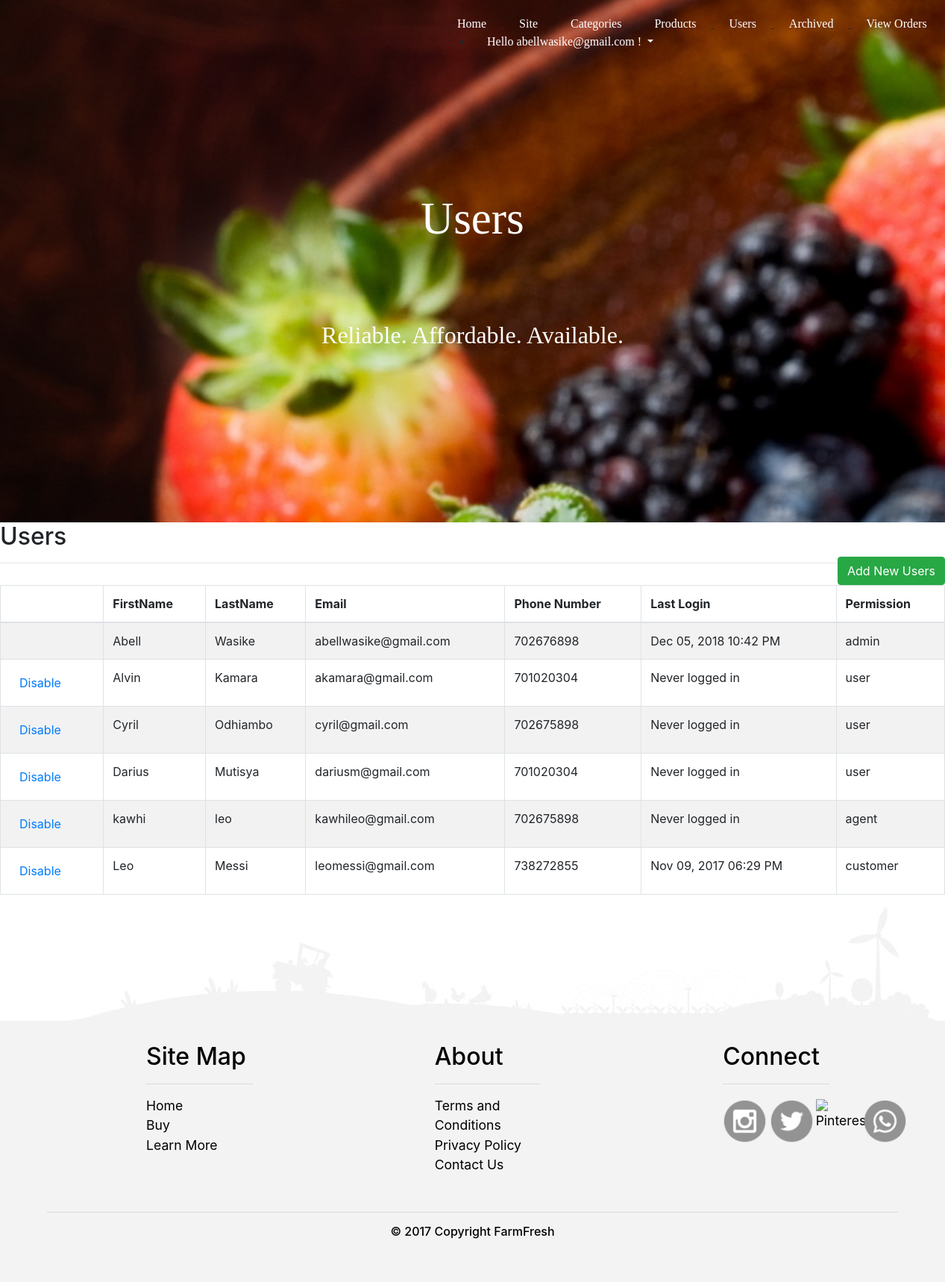
The page /admin/users.php (signed in) on the database its author committed.
### tables this page shows
CREATE TABLE `users` (
  `Sessionid` int(11) NOT NULL,
  `FirstName` varchar(255) DEFAULT NULL,
  `LastName` varchar(255) DEFAULT NULL,
  `Email` varchar(255) DEFAULT NULL,
  `PhoneNumber` int(11) DEFAULT NULL,
  `Password` varchar(255) DEFAULT NULL,
  `Timestamp` datetime DEFAULT NULL,
  `UserType` varchar(255) DEFAULT NULL
);

### admin/users.php (the view, shortened to what this page needs)
<?php
require_once '../includes/init.php';
  function update_date($date){
 return date("M d, Y h:i A",strtotime($date));
}
  ?>
<?php
  $userquery = $db->query("SELECT * FROM Users ORDER BY FirstName");
?>
<!DOCTYPE html>
<html lang="en">
  <head>
    <link rel="stylesheet" href="https://maxcdn.bootstrapcdn.com/bootstrap/4.0.0-alpha.6/css/bootstrap.min.css">
  </head>
<body>
  <div class="start">
  <div class="topnav">
<a href="admin.php">Home</a>
<a href="../index.php">Site</a>
<a href="categories.php">Categories</a>
<a href="products.php">Products</a>
<a href="users.php">Users</a>
<a href="archived.php">Archived</a>
<a href="vieworders.php">View Orders</a>
<ul>
<li class="dropdown">
  <a href="#" class="dropdown-toggle" data-toggle="dropdown">Hello <?php echo $_SESSION['UserID']; ?> !
  </a>
</li>
</ul>
</div>
<div class="title text-center">
<h1 style="font-size:3.8em;color:white;">Users</h1>
</div>
<div class="title1 text-center">
<h2>Reliable. Affordable. Available.</h2>
</div>
  </div>
<h2>Users</h2>
<a href="users.php?add=1" class="btn btn-success" style="float:right;">Add New Users</a>
<hr>
<table class="table table-bordered table-striped table-condensed">
  <thead><th></th><th>FirstName</th><th>LastName</th><th>Email</th><th>Phone Number</th><th>Last Login</th><th>Permission</th></thead>
  <tbody>
    <?php while($user = mysqli_fetch_assoc($userquery)):?>
    <tr>
      <td>
      <?php if($user['Email'] != $_SESSION['UserID']):?>
       <a href="users.php?delete=<?php echo$user['Sessionid'];?>" class="btn btn-default btn-xs">Disable</a>
      <?php endif;?>
      </td>
      <td><?php echo $user['FirstName'];?></td>
      <td><?php echo $user['LastName'];?></td>
      <td><?php echo $user['Email'];?></td>
      <td><?php echo $user['PhoneNumber'];?></td>
      <td><?php echo (($user['Timestamp'] == NULL)?'Never logged in':update_date($user['Timestamp']));?></td>
      <td><?php echo $user['UserType'];?></td>
    </tr>
  <?php endwhile;?>
  </tbody>
</table>
  <footer>
<div class="foot"><img src="/copy/f1.jpg" alt="farm" style="padding-left:87px;"/></div>
<div class="foot1" style="color:black;">
<div class="container5">
<div class="overall">
<div class="row">
<div class="col-lg-4 col-md-6 col-sm-6">
<h2>Site Map</h2>
<hr>
<a href="#">Home</a><br>
<a href="#">Buy</a><br>
<a href="#">Learn More</a>
</div>
<div class="col-lg-4 col-md-6 col-sm-6">
<h2>About</h2>
<hr>
<a href="#">Terms and Conditions</a><br>
<a href="#">Privacy Policy</a><br>
<a href="#">Contact Us</a>
</div>
<div class="col-lg-4 col-md-6 col-sm-6">
<h2>Connect</h2>
<hr>
<div class="medcover">
<div class="med">
<div class="row">
<div class="col-lg-3 col-md-4 col-sm-6">
 <a href=#><img src="/copy/instagram.png" alt="Instagram" style="height:67px;padding:4px 0px;"/></a>
</div>
<div class="col-lg-3 col-md-4 col-sm-6">
<a href=#><img src="/copy/twitter.png" alt="Twitter" style="height:67px;padding:4px 20px;"/></a>
</div>
<div class="col-lg-3 col-md-4 col-sm-6">
<a href=#><img src="/copy/pinterest.png" alt="Pinterest" style="height:67px;padding:4px 38px;" /></a>
</div>
<div class="col-lg-3 col-md-4 col-sm-6">
<a href=#><img src="/copy/whatsApp.png" alt="Whatsapp" style="height:67px;padding:4px 58px;" /></a>
</div>
</div>
</div>
</div>
</div>
</div>
</div>
</div>
<hr style="width:90%;opacity:1;">
 <h4 style="font-size:1em;text-align:center;">&copy 2017 Copyright FarmFresh</h4>
</div>
</footer>
  </body>
  </html>

### admin/users.php (style rules this page uses)
.start { background-image:url("/copy/fruit1.jpg"); min-width: 100%; height:700px; background-attachment: fixed; background-position: center; background-repeat: no-repeat; background-size: cover; font-family: 'Handlee', cursive; }
.topnav { padding-top:20px; padding-left: 593px; padding-right:0px; display:inline-block; text-decoration: underline; }
.topnav a { color:white; margin:0px 20px; font-size:1.0em; text-decoration: none; display:inline-block; position:relative; }
.topnav a:before { content: ""; position: absolute; width: 100%; height: 2px; bottom: 0; left: 0; background-color: white; visibility: hidden; -webkit-transform: scaleX(0); transform: scaleX(0); -webkit-transition: all 0.3s ease-in-out 0s; transition: all 0.3s ease-in-out 0s; }
.title { padding:173px 457px; min-width:46%; height:50px; text-align:center; }
.title1 { padding:0px 400px; color:white; text-align:center; }
.container5 { min-width:100%; height:240px; }
.medcover { min-width:100%; height:170px; }
.med { padding-top:0px; padding-left:0px; padding-right:0px; padding-bottom:0px; }
.row { zoom:1; }
.overall { padding-top:20px; padding-left:89px; padding-right:48px; padding-bottom:0px; }
.col-md-6 { padding:9px 122px; margin:0px 0px; box-sizing:border-box; height:177px; }
footer { min-width:100%; height:200px; }
.foot { height:100px; }
.foot1 { background-color:#f3f3f3; height:350px; margin-top:53px; }
footer a { color:black; text-align:center; font-size:1.1em; }

### rows shown on the page
users: FirstName "Abell", LastName "Wasike", Email "abellwasike@gmail.com", PhoneNumber "702676898", Timestamp "Dec 05, 2018 10:42 PM", UserType "admin"
users: FirstName "Alvin", LastName "Kamara", Email "akamara@gmail.com", PhoneNumber "701020304", shows "Never logged in", UserType "user"
users: FirstName "Cyril", LastName "Odhiambo", Email "cyril@gmail.com", PhoneNumber "702675898", shows "Never logged in", UserType "user"
users: FirstName "Darius", LastName "Mutisya", Email "dariusm@gmail.com", PhoneNumber "701020304", shows "Never logged in", UserType "user"
users: FirstName "kawhi", LastName "leo", Email "kawhileo@gmail.com", PhoneNumber "702675898", shows "Never logged in", UserType "agent"
users: FirstName "Leo", LastName "Messi", Email "leomessi@gmail.com", PhoneNumber "738272855", Timestamp "Nov 09, 2017 06:29 PM", UserType "customer"

### other values the page prints
$_SESSION['UserID'] "abellwasike@gmail.com"
